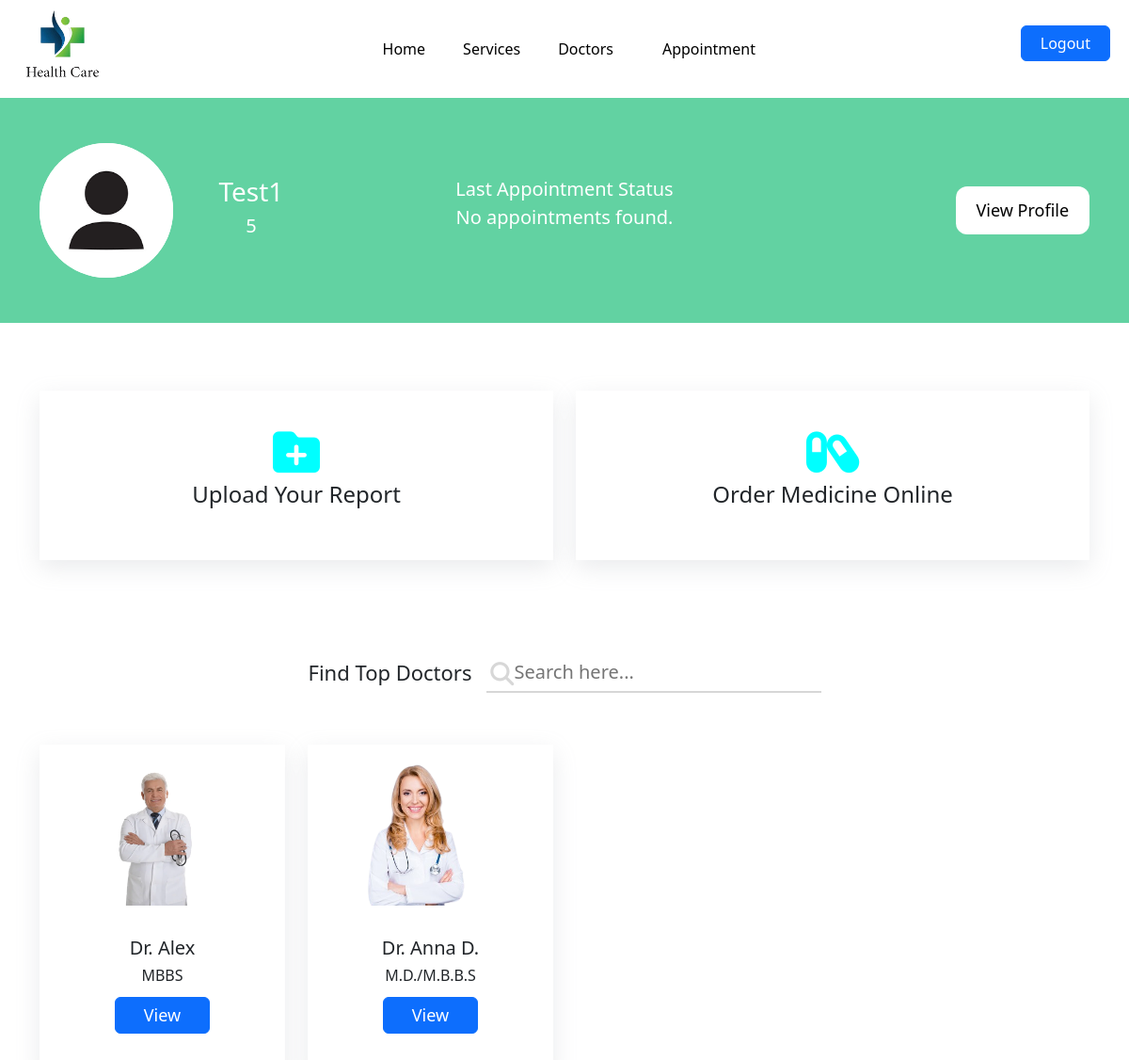
The page /healthcare/home/ (signed in) on the database its author committed.
### HealthCare/models.py (models this page shows)
class register(models.Model):
    id = models.AutoField(primary_key=True)
    fullname_reg = models.CharField(max_length=255,null=True,blank=False)
    dob_reg = models.DateField()
    age_reg = models.CharField(max_length=3,null=False,blank=False)
    email_reg = models.EmailField(max_length=255,null=False,blank=False)
    phono_reg = models.CharField(max_length=10,null=False,blank=False,unique=True)
    username_reg = models.CharField(max_length=255,null=False,blank=False)
    password_reg = models.CharField(max_length=255,null=False,blank=False)
    cpassword_reg = models.CharField(max_length=255,null=False,blank=False)
    gender_reg = models.CharField(max_length=6, null=True, blank=True)
    image_reg = models.ImageField(upload_to='user_profileimg/',max_length=250, null=True, blank=True)
    report = models.FileField(upload_to='user_report/',max_length=250, null=True, blank=True)

class doctor(models.Model):
    doctor_name=models.CharField(max_length=255,null=False,blank=True)
    doctor_qualification=models.CharField(max_length=255,null=False,blank=True)
    doctor_experience=models.CharField(max_length=2,null=False,blank=True)
    doctor_contact=models.CharField(max_length=10,null=False,blank=True)
    doctor_email=models.CharField(max_length=255,null=False,blank=True)
    doctor_image=models.ImageField(upload_to='doctor_image/',max_length=250,null=True,blank=True)

### HealthCare/views.py (the view)
# urls.py: path('home/', view.submit_home, name='home'),
def submit_home(request):
    username = request.session.get('username')
    try:
        profiles = register.objects.get(username_reg=username)
        app_username = profiles.fullname_reg
    except register.DoesNotExist:
        profiles = None
    doctordata = doctor.objects.all()
    last_appointment = None
    if app_username:
        last_appointment = appointment.objects.filter(app_name=app_username).order_by('-app_dateandtime').first()
    context = {
        'profiles': profiles,
        'doctordata': doctordata,
        'last_appointment': last_appointment,
    }
    return render(request, 'home.html', context)

### templates/home.html (shortened to what this page needs)
<!DOCTYPE html>
<html lang="en">
  <head>
    <link rel="stylesheet" href="/static/css/home_style.css" />
    <link rel="stylesheet" href="/static/css/all.min.css" />
    <link rel="stylesheet" href="/static/css/bootstrap.min.css" />
  </head>
  <body>
    <section class="header-sec">
      <nav class="navbar navbar-expand-md px-2">
        <div class="container-fluid">
          <img src="/static/image/siteLogo.png" alt="" />
          <div class="collapse navbar-collapse" id="navbarSupportedContent">
            <ul class="navbar-nav m-auto mb-2 mb-lg-0">
              <li class="nav-item home">
                <a class="nav-link" href="#hero">Home</a>
              </li>
              <li class="nav-item">
                <a class="nav-link" href="#service">Services</a>
              </li>
              <li class="nav-item">
                <a class="nav-link" href="#doctor">Doctors</a>
              </li>
              <li class="nav-item"></li>
                <a class="nav-link" href="{% url 'appoinment' %}">Appointment</a>
            </ul>
            <a href="{% url 'logout' %}"
              ><button type="button" class="btn btn-primary mb-1">
                Logout
              </button></a
            ><br />
          </div>
        </div>
      </nav>
    </section>
    <section class="hero-sec py-5 mt-2" id="hero">
      <div class="container">
        <div class="row patient-div">
          <div class="col-sm-4 text-center">
            {% if profiles %}
            <div class="patient-info d-flex">
              <div class="patient-img">
                {% if profiles.image_reg %}
                <img
                  src="{{ profiles.image_reg.url }}"
                  alt="{{ profiles.fullname_reg }}"
                />
                {% else %}
                <img src="/static/image/default_user.png" alt="Default Image" />
                {% endif %}
              </div>
              <div class="patient-detail ps-5">
                <h3>{{ profiles.fullname_reg }}</h3>
                <h5>{{ profiles.id }}</h5>
              </div>
            </div>
            {% endif %}
          </div>
          <div class="col-sm-4 m-auto">
            <div class="appo-detail text-center text-white fs-5">
              <p class="p-0 m-0">Last Appointment Status</p>
              {% if last_appointment %}
              <span class="p-0 m-0">{{last_appointment.app_status}}</span>
              {% else %}
              <p>No appointments found.</p>
              {% endif %}
            </div>
          </div>
          <div class="col-sm-4 text-center">
            <div class="view-btn justify-content-end">
              <button type="button" class="btn">
                <a href="{% url 'profile' %}" target="_self">View Profile</a>
              </button>
            </div>
          </div>
        </div>
      </div>
    </section>
    <form id="uploadForm" method="POST" enctype="multipart/form-data">
      <section class="card-sec py-5 mt-4" id="service">
        <div class="container">
          <div class="row patient-div">
            <div class="col-md-6 text-center">
              <div class="card1">
                <label for="file"
                  ><i class="fa-solid fa-folder-plus"></i
                ></label>
                <h2>Upload Your Report</h2>
              </div>
            </div>
            <div class="col-md-6 text-center">
              <div class="card3">
                <a href="{% url 'medicen' %}"
                  ><i class="fa-solid fa-capsules"></i
                ></a>
                <h2>Order Medicine Online</h2>
              </div>
            </div>
          </div>
        </div>
      </section>
    </form>
    <section class="search-sec mt-3">
      <div class="container">
        <div class="search">
          <div class="find-head">
            <span>Find Top Doctors</span>
          </div>
          <div class="search-bar">
            <i class="fa-solid fa-magnifying-glass"></i>
            <input
              type="text"
              id="doctor-search"
              name="search"
              placeholder="Search here..."
            />
          </div>
        </div>
      </div>
    </section>
    <section class="doctor-sec pt-1 pb-5" id="doctor">
      <div class="container">
        <div class="row text-center" id="doctor-results">
          {% for doc in doctordata %}
          <div
            class="col-lg-3 col-md-6 pt-3 doctor-card"
            data-name="{{ doc.doctor_name }}"
          >
            <div class="doctor1 doc-div">
              <div class="doctor-img">
                <img src="{{doc.doctor_image.url}}" alt="" class="w-100" />
              </div>
              <div class="doctor-info mt-4">
                <h2 class="fs-5">{{doc.doctor_name}}</h2>
                <h4>{{ doc.doctor_qualification }}</h4>
                </div>
                <button
                  class="btn btn-primary"
                  data-bs-target="#exampleModalToggle{{ forloop.counter }}"
                  data-bs-toggle="modal"
                >
                  View
                </button>
              </div>
            </div>
          </div>
          {% endfor %}
    </section>
  </body>
</html>

### static/css/home_style.css (style rules this page uses)
* { margin: 0; padding: 0; box-sizing: border-box; }
.header-sec { width: 100%; z-index: 999; }
.header-sec .navbar img { width: 8%; }
.header-sec .navbar-nav .nav-link { color: black; font-weight: 500; font-size: 16px; }
.header-sec .navbar-nav .nav-item { padding: 0 12px; }
.header-sec .navbar-nav a { position: relative; padding: 5px; }
.header-sec .navbar-nav a::after { content: ""; position: absolute; left: 1%; bottom: 0; height: 3px; width: 0; background-color: #0d6efd; transition: 0.3s; }
.header-sec .navbar button { font-weight: 500; padding: 6px 20px; }
.hero-sec { background-color: #62d2a2; }
.hero-sec .patient-info { align-items: center; justify-content: left; color: #fff; }
.hero-sec .patient-info .patient-img { border-radius: 50%; overflow: hidden; width: 40%; background-color: #fff; }
.hero-sec .patient-info .patient-img img { width: 100%; }
.hero-sec .view-btn { display: flex; align-items: center; height: 100%; }
.hero-sec .view-btn button { position: relative; width: 40%; padding: 12px 0; font-size: 18px; background-color: white; color: black; font-weight: 500; border-radius: 12px; border: none; z-index: 9999; overflow: hidden; }
.hero-sec .view-btn button a { color: black; text-decoration: none; }
.hero-sec .view-btn button::after { content: ""; position: absolute; top: 0; left: 0; height: 100%; width:0%; background-color: #0d6efd; z-index: -1; transition: 0.4s; }
.card-sec { margin-top: 20px; }
.card-sec .card1, .card-sec .card2, .card-sec .card3 { padding: 20px; height: 180px; box-shadow: rgba(149, 157, 165, 0.2) 0px 8px 24px; }
.card-sec i { font-size: 50px; padding-top: 20px; color: aqua; }
.card-sec .patient-div h2 { font-size: 24px; line-height: 40px; }
.card-sec .card1 label { cursor: pointer; }
.search-sec { padding: 35px 0; }
.search-sec .search { display: flex; align-items: center; justify-content: center; }
.search-sec .search span { font-size: 22px; font-weight: 500; padding-right: 5px; }
.search-sec .search .search-bar { position: relative; }
.search-sec .search .search-bar input { border: none; border-bottom: 2px solid #97979761; padding:5px 30px; margin-left: 10px; font-size: 20px; }
.search-sec .search i { position: absolute; top: 25%; left: 4%; font-size: 25px; color: #97979761; }
.doctor-sec .doc-div { height: 350px; box-shadow: rgba(149, 157, 165, 0.2) 0px 8px 24px; }
.doctor-sec .doctor-info h4 { font-size: 16px; }
.doctor-sec .doc-div .doctor-img { height: 180px; overflow: hidden; }
.doctor-sec .doc-div .doctor-img img { padding-top: 10px; align-items: center; transform: scale(0.9); height: 100%; object-fit: contain; transition: 0.3s; }
.doctor-sec .doctor1 .doctor-img img, .doctor-sec .doctor3 .doctor-img img { padding-right: 20px; }
.doctor-sec .doctor-info button { padding: 5px 30px; margin-top: 5px; font-size: 18px; }

### rows shown on the page
register: fullname_reg "Test1", id "5"
doctor: doctor_image (picture), doctor_name "Dr. Alex", doctor_qualification "MBBS"
doctor: doctor_image (picture), doctor_name "Dr. Anna D.", doctor_qualification "M.D./M.B.B.S"
